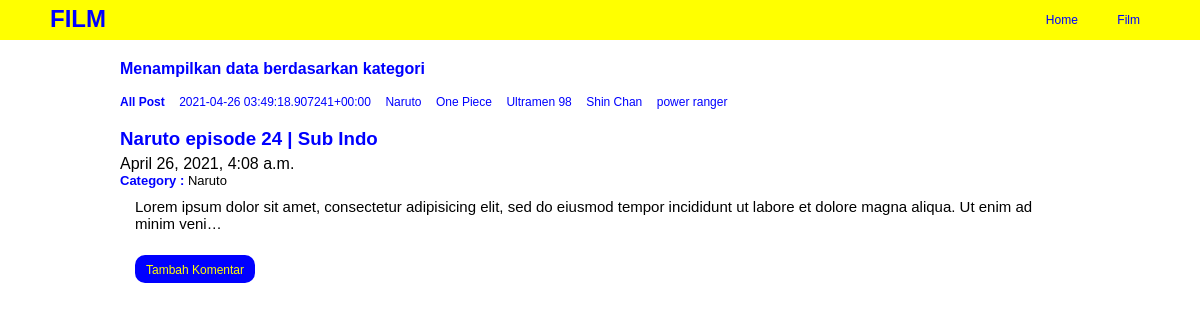
The app's page /film/category/Naruto/, older data.
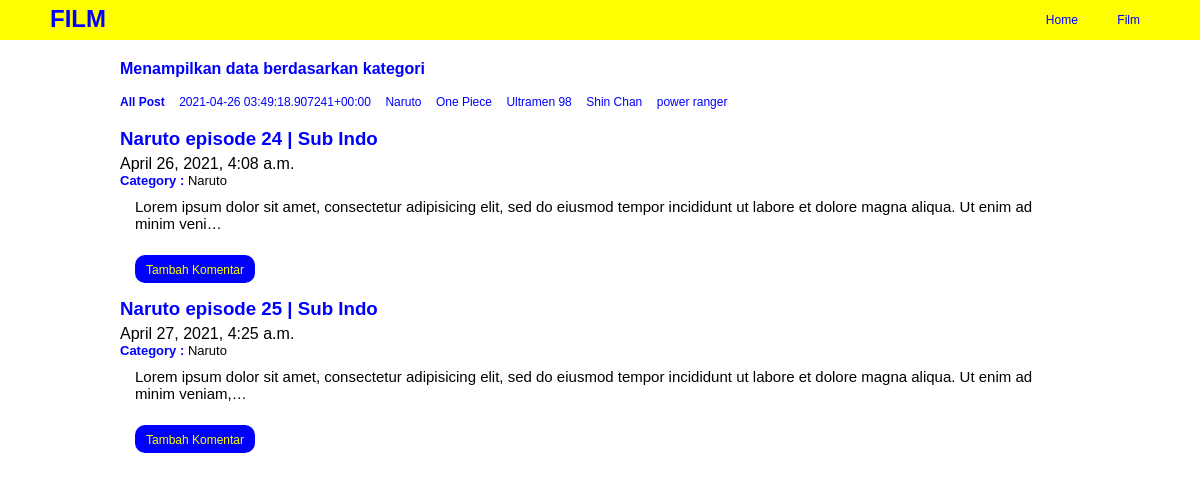
The same page, newer data.
### film/models.py (models this page shows, shortened)
class Post(models.Model):
	headline = models.CharField(max_length=100)
	body = models.TextField()
	category = models.CharField(max_length=50, default='film favorit')
	publish = models.DateTimeField(auto_now_add=True)
	update = models.DateTimeField(auto_now=True)
	image = models.ImageField(blank=True, upload_to="image/")
	slug = models.SlugField(blank=True, editable=False)

### film/views.py (the view)
# urls.py: path('category/<categoryInput>/', views.categoryPost, name='category'),
def categoryPost(request, categoryInput):
	posts = Post.objects.filter(category=categoryInput)
	categorys = Post.objects.values('category').distinct()
	context = {
		'title':'Category Film',
		'posts':posts,
		'categorys':categorys,
	}
	return render(request,'film/category_post.html', context)

### film/templates/film/category_post.html
{% extends "base.html" %}
{% block category %}
	<div class="category">
		<h4>Menampilkan data berdasarkan kategori</h4>
	</div>
{% endblock category %}
{% block contents %}
	<ul>
		<li>
			<a href="{% url 'film:index' %}"><b>All Post</b></a>
		</li>
		{% for data_category in categorys %}
			<li>
				<a href="{% url 'film:category' categoryInput=data_category.category %}">{{data_category.category}}</a>
			</li>
		{% endfor %}
	</ul>
	<br>
	{% for post in posts %}
		<a href="{% url 'film:detail' slugInput=post.slug %}"><h3>{{post.headline}}</h3></a>
		<h4>{{post.publish}}</h4>
		<h5><b>Category : </b>{{post.category}}</h5>
		<p>{{post.body | truncatechars:150}}</p>
		<br>
		<div class="add_comment">
			<h4><a href="#">Tambah Komentar</a></h4>
		</div>
	{% endfor %}
{% endblock contents %}

Row changes from the older to the newer data that the page shows:
added Post: headline "Naruto episode 25 | Sub Indo", publish "April 27, 2021, 4:25 a.m.", category "Naruto", body "Lorem ipsum dolor sit amet, consectetur adipisicing elit, sed do eiusmod tempor incididunt ut labore et dolore magna aliqua. Ut enim ad minim veniam,…"
